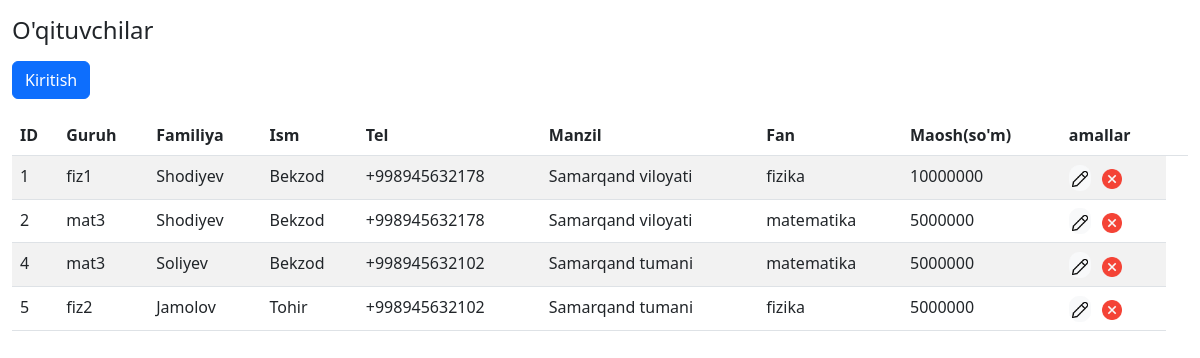
The app's page /teachers.php with its own data.
### tables this page shows
CREATE TABLE `teachers` (
  `teacherid` int(200) NOT NULL AUTO_INCREMENT,
  `guruhid` varchar(10) NOT NULL,
  `familiya` varchar(15) NOT NULL,
  `ism` varchar(15) NOT NULL,
  `tel` varchar(15) NOT NULL,
  `manzil` varchar(300) NOT NULL,
  `fan` varchar(10) NOT NULL,
  `maosh` float NOT NULL,
  PRIMARY KEY (`teacherid`)
);

### teachers.php (the view, shortened to what this page needs)
<?php
include 'connection.php';
$sql = 'select * from teachers';
$result = mysqli_query($con,$sql);
?>
<!DOCTYPE html>
<html>
<head>
	<link rel="stylesheet" type="text/css" href="./vendor/bootstrap/css/bootstrap.min.css">
</head>
<body>
<div class="container-fluid my-3">
	<h4>O'qituvchilar</h4>
	<div class="my-3">
  <a href="./components/crudteacher/insert.php" class="text-light">
	<button type="button" class="btn btn-primary" data-bs-toggle="modal" data-bs-target="#staticBackdrop">
 		 Kiritish
	</button></a>
	</div>
<table class="table table-striped" >
  <thead>
    <tr>
      <th scope="col">ID</th>
      <th scope="col">Guruh</th>
      <th scope="col">Familiya</th>
      <th scope="col">Ism</th>
      <th scope="col">Tel</th>
      <th scope="col">Manzil</th>
      <th scope="col">Fan</th>
      <th scope="col">Maosh(so'm)</th>
      <th scope="col">amallar</th>
      <th></th>
    </tr>
  </thead>
  <tbody>
  	<?php
   	while ($f = mysqli_fetch_assoc($result)){
   	echo '
   	<tr>
  	<td>'.$f['teacherid'].'</td>
  	<td>'.$f['guruhid'].'</td>
  	<td>'.$f['familiya'].'</td>
  	<td>'.$f['ism'].'</td>
  	<td>'.$f['tel'].'</td>
  	<td>'.$f['manzil'].'</td>
  	<td>'.$f['fan'].'</td>
  	<td>'.$f['maosh'].'</td>
  	<td>
  	<button type="button" class="btn btn-light" data-bs-toggle="modal" data-bs-target="#staticBackdrop" style="border-radius:10px; padding:0; margin-right:10px;"><a href="./components/crudteacher/update.php?teacherid='.$f['teacherid'].'">
  <img src="./images/edit.png" width="20" style="margin: 0;"></a>
</buttoan>
<button type="button" class="btn" data-bs-toggle="modal" data-bs-target="#staticBackdrop" style="border-radius: 10px;padding:0; margin: 0;"><a href="./components/crudteacher/del.php?teacherid='.$f['teacherid'].'">
  <img src="./images/remove.png" width="20" style="margin: 0;"></a>
</button>
  	</td>
  	</tr>';
  	}
  	?>
  </tbody>
</table>
</div>
</body>
</html>

### records on screen
teachers: teacherid "1", guruhid "fiz1", familiya "Shodiyev", ism "Bekzod", tel "+998945632178", manzil "Samarqand viloyati", fan "fizika", maosh "10000000"
teachers: teacherid "2", guruhid "mat3", familiya "Shodiyev", ism "Bekzod", tel "+998945632178", manzil "Samarqand viloyati", fan "matematika", maosh "5000000"
teachers: teacherid "4", guruhid "mat3", familiya "Soliyev", ism "Bekzod", tel "+998945632102", manzil "Samarqand tumani", fan "matematika", maosh "5000000"
teachers: teacherid "5", guruhid "fiz2", familiya "Jamolov", ism "Tohir", tel "+998945632102", manzil "Samarqand tumani", fan "fizika", maosh "5000000"
